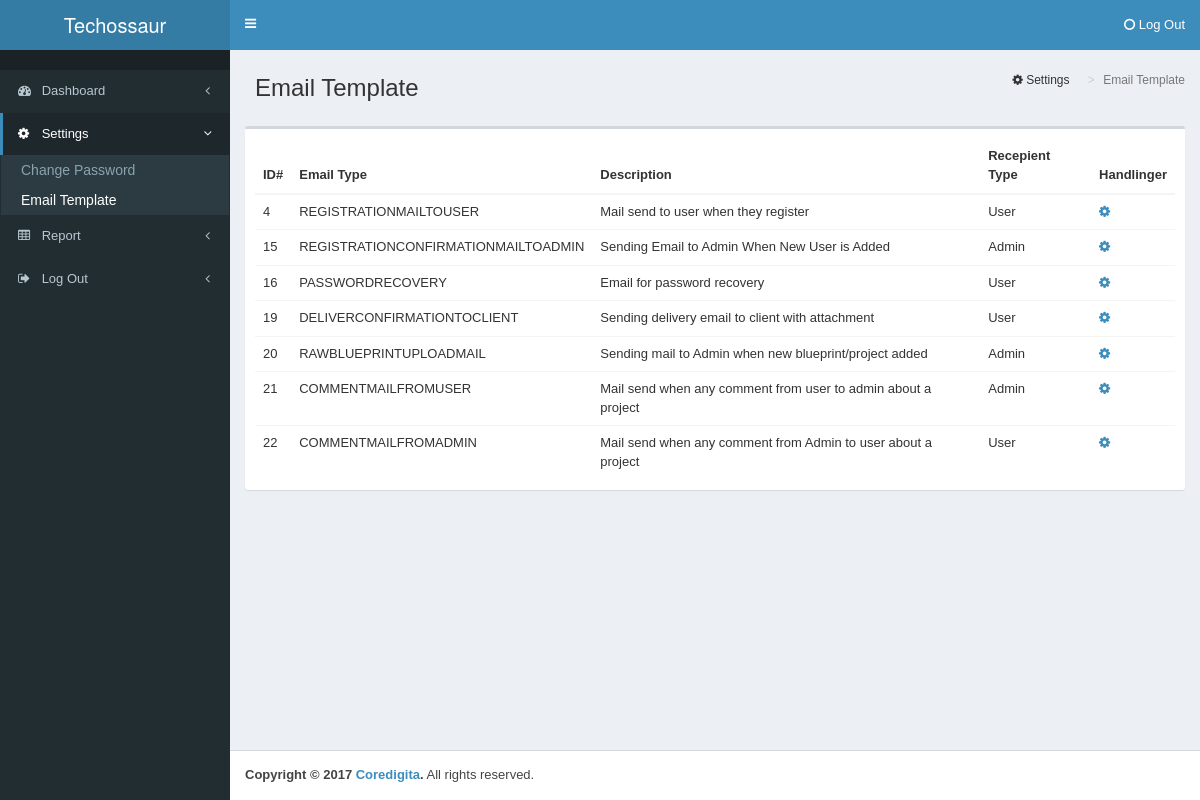
The app's page /email_template.php (signed in) with its own data.
### tables this page shows
CREATE TABLE IF NOT EXISTS `menu` (
  `menu_id` int(11) NOT NULL AUTO_INCREMENT,
  `parent_id` int(11) NOT NULL,
  `menu_name` varchar(255) NOT NULL,
  `menu_page` varchar(255) NOT NULL,
  `icon` varchar(255) NOT NULL,
  `admin_access` enum('yes','no') NOT NULL,
  `client_access` enum('yes','no') NOT NULL,
  PRIMARY KEY (`menu_id`)
);

CREATE TABLE IF NOT EXISTS `email_templates` (
  `id` int(11) NOT NULL AUTO_INCREMENT,
  `tpltype` varchar(255) DEFAULT NULL,
  `description` varchar(255) DEFAULT NULL,
  `mailtype` varchar(255) DEFAULT NULL,
  `subject` varchar(255) DEFAULT NULL,
  `mailfrom` varchar(255) DEFAULT NULL,
  `mailfromname` varchar(255) DEFAULT NULL,
  `messagebody` text,
  PRIMARY KEY (`id`)
);

### includes/functions.php (called while the page is built)
<?php
include('config.php');
function createSidebar($menu,$sub_menu){
	global $baseUrl,$dbHost,$dbUsername,$dbPassword,$dbName;
	require_once("class.sidebar.php");
	$side = new sidebar($menu,$sub_menu);
	$side->initConnection($dbHost,$dbUsername,$dbPassword,$dbName);
	$side->set_baseUrl($baseUrl);
	$side->createMenu();
}
?>

### includes/all_functions.php (called while the page is built)
<?php
function encryptorDecryptor($action, $string) {
 $output         = false;
 $encrypt_method = "AES-256-CBC";
 $secret_key     = 'muni';
 $secret_iv      = 'muni123';
 $key            = hash('sha256', $secret_key);
 $iv             = substr(hash('sha256', $secret_iv), 0, 16);
    if( $action == 'encrypt' ) {
        $output = openssl_encrypt($string, $encrypt_method, $key, 0, $iv);
        $output = base64_encode($output);
    }
    else if( $action == 'decrypt' ){
        $output = openssl_decrypt(base64_decode($string), $encrypt_method, $key, 0, $iv);
    }
    return $output;
}
?>

### email_template.php (the view, shortened to what this page needs)
<?php
include('includes/header.php');
include('includes/all_functions.php');
createSidebar(1, 2);
?>
    <div class="content-wrapper">
      <section class="content-header">
        <h1>Email Template</h1>
        <ol class="breadcrumb">
          <li><i class="fa fa-gear"></i> Settings</li>
          <li class="active">Email Template</li>
        </ol>
      </section>
      <section class="content">
        <div class="box">
          <div class="box-body">
            <table class="table table-hover" id="example">
              <thead>
                  <tr>
                      <th class="span3" data-class="expand">
                          <span class="line"></span>ID#
                      </th>
                    <th class="span3" data-hide="phone,tablet">
                          <span class="line"></span>Email Type
                      </th>
                      <th class="span3" data-hide="phone">
                          <span class="line"></span>Description
                      </th>
                      <th class="span3">
                          <span class="line"></span>Recepient Type
                      </th>
                      <th class="span3">
                          <span class="line"></span>Handlinger
                      </th>
                  </tr>
              </thead>
              <tbody>
                <?php
                  $qry = "SELECT id,tpltype,mailtype,description,mailfrom FROM email_templates ORDER BY id ASC";
                  $qrs = @mysqli_query($con, $qry);
                  $total = @mysqli_num_rows($qrs);
                  if($total>0){
                    while($tmp = @mysqli_fetch_assoc($qrs)){
                      $id = encryptorDecryptor('encrypt', $tmp['id']);
                    ?>
                    <tr>
                       <td class="description"><?php echo $tmp['id'];?></td>
                       <td class="description"><?php echo stripslashes($tmp['tpltype']);?></td>
                       <td class="description"><?php echo $tmp['description'];?></td>
                       <td class="description"><?php echo stripslashes($tmp['mailtype']);?></td>
                       <td>
                       <ul class="actions">
                        <a href="edit-email-template.php?id=<?php echo $id;?>"><i class="fa fa-cog"></i></a>
                       </ul>
                       </td>
                    </tr>
                    <?php }
                  }
                ?>
              </tbody>
            </table>
          </div>
        </div>
        </div>
        <footer class="main-footer">
          <strong>Copyright &copy; <?php echo date("Y"); ?> <a href="#">Coredigita</a>.</strong> All rights reserved.
        </footer>
    </div>
  <link rel="stylesheet" href="https://cdn.datatables.net/1.10.10/css/jquery.dataTables.min.css">
</body>
</html>

### includes/class.sidebar.php (shortened to what this page needs)
<?php
final class sidebar
{
	private $baseurl="";
	private $menu="";
	private $submenu = "";
	private $conn;
	private $menulist = array();
	function __construct($menu, $submenu)
	{
		$this->menu = $menu;
		$this->submenu = $submenu;
	}
	private function connect(){
		$this->conn = new PDO("mysql:host=localhost;dbname=db_floorplanner", "dipankar", "dipankar@123");
	}
	private function getmenulist(){
		$tmp = array();
		$dept 	 = '1';
		$menus   = $this->getMenuByDept($dept,$_SESSION['user_type']);
		$parents = $this->getParentMenus($menus,$_SESSION['user_type']);
		foreach($parents as $pmenu){
			$menu_id = $pmenu;
			$result = $this->conn->prepare("SELECT * FROM `menu` WHERE menu_id = :menu_id");
			$result->execute(['menu_id' => $menu_id]);
			while ( $data = $result->fetch(PDO::FETCH_ASSOC) ) {
				$tmp_sub    = array();
				$in_values = implode(',', $menus);
				$result_sub = $this->conn->prepare("SELECT * FROM `menu` WHERE parent_id = ".$data['menu_id']." AND menu_id IN(".$in_values.")");
				$result_sub->execute();
				while ( $data_sub = $result_sub->fetch(PDO::FETCH_ASSOC) ) {
					$tmp_sub[] = $data_sub;
				}
				$tmp[] = array(
						  'name' => $data['menu_name'],
						  'icon'=> $data['icon'],
						  'submenu' => $tmp_sub
						 );
			}
		}
		$this->menulist = $tmp;
	}
	private function getMenuByDept($dept, $type){
		$parents = array();
		if($type == "Admin"){
			$parent_id    = 0;
			$admin_access = 'yes';
			$result       = $this->conn->prepare('SELECT menu_id FROM `menu` WHERE parent_id != :parent_id AND admin_access = :admin_access');
			$result->execute(['parent_id' => $parent_id, 'admin_access' => $admin_access]);
			while ( $data = $result->fetch(PDO::FETCH_ASSOC) ) {
				$parents[] = $data['menu_id'];
			}
		}
		return $parents;
	}
	private function getParentMenus($menu_arr, $type){
		$arr = array();
		if($type == "Admin"){
			$parent_id    = 0;
			$admin_access = 'yes';
			$result       = $this->conn->prepare('SELECT menu_id FROM `menu` WHERE parent_id = :parent_id AND admin_access = :admin_access  ORDER BY menu_id ASC');
			$result->execute(['parent_id' => $parent_id, 'admin_access' => $admin_access]);
			while ( $data = $result->fetch(PDO::FETCH_ASSOC) ) {
				$arr[] = $data['menu_id'];
			}
		}
		return $arr;
	}
	public function set_baseUrl($url)
	{
		$this->baseurl = $url;
	}
	public function createMenu()
	{
		$this->getmenulist();
		echo '<aside class="main-sidebar"><section class="sidebar">';
		echo '<ul class="sidebar-menu">';
		echo '<li class="header"></li>';
		$i = 0;
		foreach($this->menulist as $menu )
		{
			$li_active = '';
			$li_class  = 'treeview';
			if($this->menu == $i)
			{
				$li_class  = 'active treeview';
				$ulclass   = ' class = "active treeview-menu"';
				$li_active =  '<a href="#"><i class="fa '.$menu['icon'].'"></i> <span>'.$menu['name'].'</span> <i class="fa fa-angle-left pull-right"></i>
				</a>';
			}else{
				$ulclass   = ' class = "treeview-menu"';
				$li_active =  '<a href="#"><i class="fa '.$menu['icon'].'"></i> <span>'.$menu['name'].'</span> <i class="fa fa-angle-left pull-right"></i>
				</a>';
			}
			echo '<li class="'.$li_class.'">'.$li_active;
			$subarr = $menu['submenu'];
			echo '<ul'.$ulclass.'>';
			foreach($subarr as $submenu_info)
			{
				$liclass = '';
				if( (basename($_SERVER['PHP_SELF']) ==  $submenu_info['menu_page']) || $this->submenu == $submenu_info['menu_id']){
					$liclass = 'active';
				}
				if(!empty($submenu_info['menu_page'])){
					echo '<li class="'.$liclass.'"><a href="'.$this->baseurl.$submenu_info['menu_page'].'">'.htmlentities($submenu_info['menu_name']).'</a></li>';
				}else{
					echo '<li class="'.$liclass.'"><a href="'.$this->baseurl.$submenu_info['menu_page'].'">'.htmlentities($submenu_info['menu_name']).'</a></li>';
				}
			}
			echo '</ul>';
			$i++;
		}
		echo '</ul>';
		echo '</section></aside>';
	}
}
?>

### records on screen
menu: menu_name "Dashboard"
menu: menu_name "Settings"
menu: menu_name "Change Password"
menu: menu_name "Email Template"
menu: menu_name "Report"
email_templates: id "4", tpltype "REGISTRATIONMAILTOUSER", description "Mail send to user when they register", mailtype "User"
email_templates: id "15", tpltype "REGISTRATIONCONFIRMATIONMAILTOADMIN", description "Sending Email to Admin When New User is Added", mailtype "Admin"
email_templates: id "16", tpltype "PASSWORDRECOVERY", description "Email for password recovery", mailtype "User"
email_templates: id "19", tpltype "DELIVERCONFIRMATIONTOCLIENT", description "Sending delivery email to client with attachment", mailtype "User"
email_templates: id "20", tpltype "RAWBLUEPRINTUPLOADMAIL", description "Sending mail to Admin when new blueprint/project added", mailtype "Admin"
email_templates: id "21", tpltype "COMMENTMAILFROMUSER", description "Mail send when any comment from user to admin about a project", mailtype "Admin"
email_templates: id "22", tpltype "COMMENTMAILFROMADMIN", description "Mail send when any comment from Admin to user about a project", mailtype "User"

### other values on screen
$menu['name'] "Log Out"
